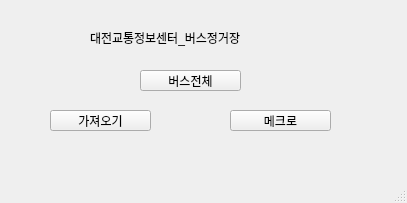
<?xml version="1.0" encoding="UTF-8"?>
<ui version="4.0">
 <class>MainWindow</class>
 <widget class="QMainWindow" name="MainWindow">
  <property name="geometry">
   <rect>
    <x>0</x>
    <y>0</y>
    <width>407</width>
    <height>203</height>
   </rect>
  </property>
  <property name="windowTitle">
   <string>MainWindow</string>
  </property>
  <widget class="QWidget" name="centralwidget">
   <widget class="QPushButton" name="pb">
    <property name="geometry">
     <rect>
      <x>50</x>
      <y>110</y>
      <width>101</width>
      <height>21</height>
     </rect>
    </property>
    <property name="text">
     <string>가져오기</string>
    </property>
   </widget>
   <widget class="QLabel" name="lbl">
    <property name="geometry">
     <rect>
      <x>90</x>
      <y>30</y>
      <width>201</width>
      <height>16</height>
     </rect>
    </property>
    <property name="text">
     <string>대전교통정보센터_버스정거장</string>
    </property>
   </widget>
   <widget class="QPushButton" name="pb_all">
    <property name="geometry">
     <rect>
      <x>140</x>
      <y>70</y>
      <width>101</width>
      <height>21</height>
     </rect>
    </property>
    <property name="text">
     <string>버스전체</string>
    </property>
   </widget>
   <widget class="QPushButton" name="pb_macro">
    <property name="geometry">
     <rect>
      <x>230</x>
      <y>110</y>
      <width>101</width>
      <height>21</height>
     </rect>
    </property>
    <property name="text">
     <string>메크로</string>
    </property>
   </widget>
  </widget>
  <widget class="QMenuBar" name="menubar">
   <property name="geometry">
    <rect>
     <x>0</x>
     <y>0</y>
     <width>407</width>
     <height>26</height>
    </rect>
   </property>
  </widget>
  <widget class="QStatusBar" name="statusbar"/>
 </widget>
 <resources/>
 <connections/>
</ui>
